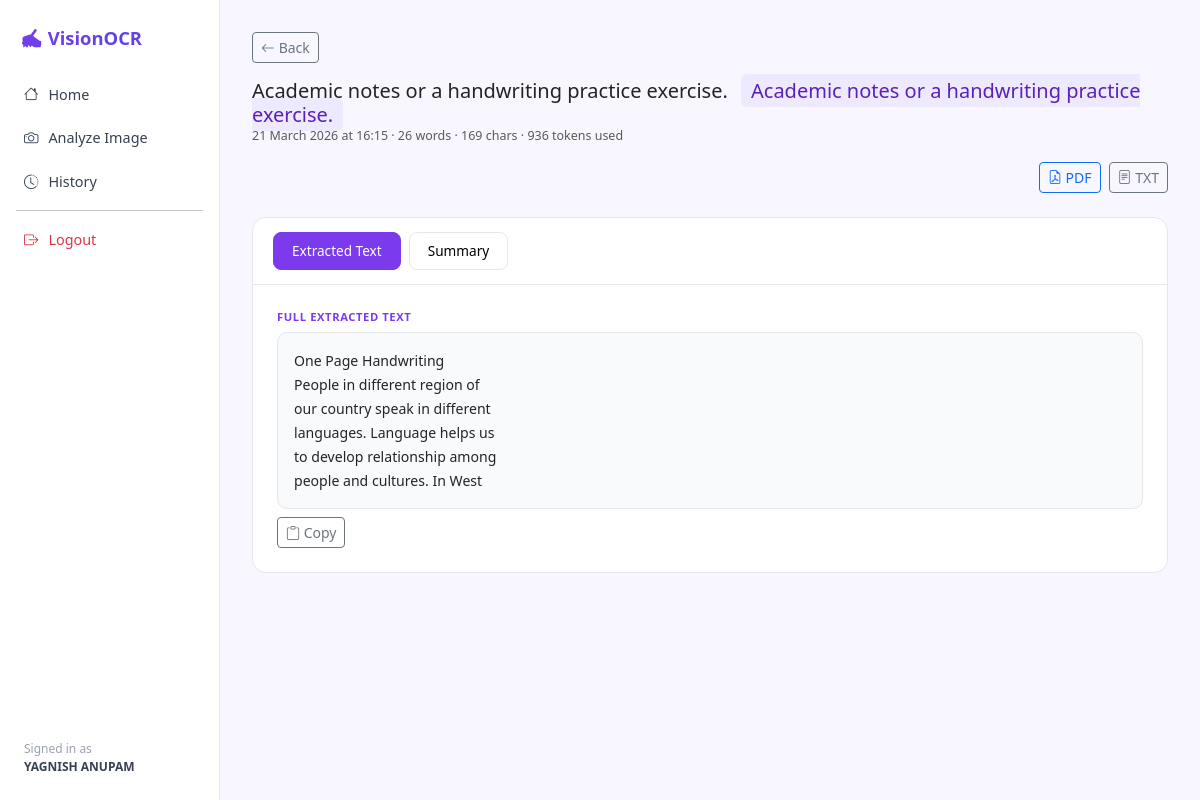
Page /result/1 (signed in) on the committed database.
### app/models/database.py (models this page shows)
class User(UserMixin, db.Model):
    __tablename__ = 'users'
    id           = db.Column(db.Integer, primary_key=True)
    name         = db.Column(db.String(100), nullable=False)
    email        = db.Column(db.String(150), unique=True, nullable=False)
    password     = db.Column(db.String(256), nullable=False)
    created_at   = db.Column(db.DateTime, default=datetime.utcnow)
    results      = db.relationship('Result', backref='user', lazy=True)

class Result(db.Model):
    __tablename__ = 'results'
    id            = db.Column(db.Integer, primary_key=True)
    user_id       = db.Column(db.Integer, db.ForeignKey('users.id'), nullable=False)
    filename      = db.Column(db.String(256))
    doc_type      = db.Column(db.String(80))        # letter, notes, essay etc
    extracted     = db.Column(db.Text)              # full extracted text
    summary       = db.Column(db.Text)              # AI summary
    translation   = db.Column(db.Text)              # translated text if requested
    translate_to  = db.Column(db.String(50))        # target language
    word_count    = db.Column(db.Integer)
    char_count    = db.Column(db.Integer)
    tokens_used   = db.Column(db.Integer)
    created_at    = db.Column(db.DateTime, default=datetime.utcnow)

### app/routes/main.py (the view)
@history_bp.route('/result/<int:result_id>')
@login_required
def view_result(result_id):
    r = Result.query.get_or_404(result_id)
    if r.user_id != current_user.id:
        return 'Forbidden', 403
    return render_template('result.html', r=r)

### app/templates/result.html (shortened to what this page needs)
{% extends 'base.html' %}
{% block content %}
<div class="d-flex align-items-center gap-3 mb-4 flex-wrap">
  <a href="{{ url_for('history.history') }}" class="btn btn-sm btn-outline-secondary">
    <i class="bi bi-arrow-left"></i> Back</a>
  <div>
    <h5 class="mb-0">{{ r.doc_type or 'Document' }}
      <span class="badge-type ms-2">{{ r.doc_type }}</span>
    </h5>
    <div class="text-muted" style="font-size:.78rem;">
      {{ r.created_at.strftime('%d %B %Y at %H:%M') }} ·
      {{ r.word_count }} words · {{ r.char_count }} chars · {{ r.tokens_used }} tokens used
    </div>
  </div>
  <div class="ms-auto d-flex gap-2">
    <a href="{{ url_for('extract.download_pdf', result_id=r.id) }}" class="btn btn-sm btn-outline-primary">
      <i class="bi bi-file-earmark-pdf"></i> PDF</a>
    <a href="{{ url_for('extract.download_txt', result_id=r.id) }}" class="btn btn-sm btn-outline-secondary">
      <i class="bi bi-file-text"></i> TXT</a>
  </div>
</div>
<div class="card">
  <div class="card-header">
    <div class="d-flex gap-2 flex-wrap">
      <button class="tab-btn active" onclick="showTab('extracted',this)">Extracted Text</button>
      <button class="tab-btn" onclick="showTab('summary',this)">Summary</button>
    </div>
  </div>
  <div class="card-body p-4">
    <div id="tab-extracted">
      <div class="section-label">Full Extracted Text</div>
      <div class="result-box">{{ r.extracted }}</div>
      <button class="btn btn-sm btn-outline-secondary mt-2"
              onclick="navigator.clipboard.writeText(document.querySelector('#tab-extracted .result-box').textContent);alert('Copied!')">
        <i class="bi bi-clipboard"></i> Copy
      </button>
    </div>
  </div>
</div>
{% endblock %}

### app/templates/base.html (shortened to what this page needs)
<!DOCTYPE html>
<html lang="en">
<head>
<link href="https://cdn.jsdelivr.net/npm/bootstrap@5.3.3/dist/css/bootstrap.min.css" rel="stylesheet">
<link href="https://cdn.jsdelivr.net/npm/bootstrap-icons@1.11.3/font/bootstrap-icons.css" rel="stylesheet">
</head>
<body>
{% if current_user.is_authenticated %}
<div class="sidebar d-flex flex-column">
  <div class="logo">✍️ VisionOCR</div>
  <nav class="mt-2 flex-grow-1">
    <a href="{{ url_for('main.home') }}" class="nav-link {% if request.endpoint=='main.home' %}active{% endif %}">
      <i class="bi bi-house"></i>Home</a>
    <a href="{{ url_for('extract.upload_page') }}" class="nav-link {% if request.endpoint=='extract.upload_page' %}active{% endif %}">
      <i class="bi bi-camera"></i>Analyze Image</a>
    <a href="{{ url_for('history.history') }}" class="nav-link {% if request.endpoint=='history.history' %}active{% endif %}">
      <i class="bi bi-clock-history"></i>History</a>
    <hr class="mx-3 my-2">
    <a href="{{ url_for('auth.logout') }}" class="nav-link text-danger">
      <i class="bi bi-box-arrow-right"></i>Logout</a>
  </nav>
  <div class="px-4 pb-4" style="font-size:.75rem;color:#9CA3AF;">
    Signed in as<br><strong style="color:#374151;">{{ current_user.name }}</strong>
  </div>
</div>
{% endif %}
<div class="{% if current_user.is_authenticated %}main{% else %}container{% endif %}">
  {% block content %}{% endblock %}
</div>
</body>
</html>

### app/templates/base.html (style rules this page uses)
:root { --accent:#7C3AED;--accent-l:#EDE9FE;--accent-d:#5B21B6; }
body { background:#F8F7FF;font-family:'Segoe UI',sans-serif;min-height:100vh; }
.sidebar { width:220px;min-height:100vh;background:#fff;border-right:1px solid #E5E7EB; position:fixed;top:0;left:0;z-index:100; }
.logo { padding:24px 20px 12px;font-size:1.15rem;font-weight:700; background:linear-gradient(135deg,#7C3AED,#4F46E5); -webkit-background-clip:text;-webkit-text-fill-color:transparent; }
.nav-link { color:#374151;border-radius:8px;margin:2px 10px; padding:10px 14px;display:flex;align-items:center;gap:10px;font-size:.9rem; }
.main { margin-left:220px;padding:32px; }
.card { border:1px solid #E5E7EB;border-radius:14px;box-shadow:none;background:#fff; }
.card-header { background:#fff;border-bottom:1px solid #E5E7EB; border-radius:14px 14px 0 0!important;font-weight:600;padding:14px 20px; }
.badge-type { background:#EDE9FE;color:#5B21B6;font-weight:500;border-radius:6px;padding:3px 10px; }

### app/templates/result.html (style rules this page uses)
.result-box { background:#F9FAFB;border:1px solid #E5E7EB;border-radius:10px; padding:16px;font-size:.88rem;line-height:1.7;white-space:pre-wrap; }
.section-label { font-size:.7rem;font-weight:700;text-transform:uppercase; letter-spacing:.6px;color:#7C3AED;margin-bottom:6px; }
.tab-btn { padding:8px 18px;border-radius:8px;border:1px solid #E5E7EB;background:#fff; font-size:.85rem;cursor:pointer; }
.tab-btn.active { background:#7C3AED;color:#fff;border-color:#7C3AED; }

### rows in the picture
User: name "YAGNISH ANUPAM"
Result: doc_type "Academic notes or a handwriting practice exercise.", created_at "21 March 2026 at 16:15", word_count "26", char_count "169", tokens_used "936", extracted "One Page Handwriting People in different region of our country speak in different languages. Language helps us to develop relationship among people and cultures. In West"
